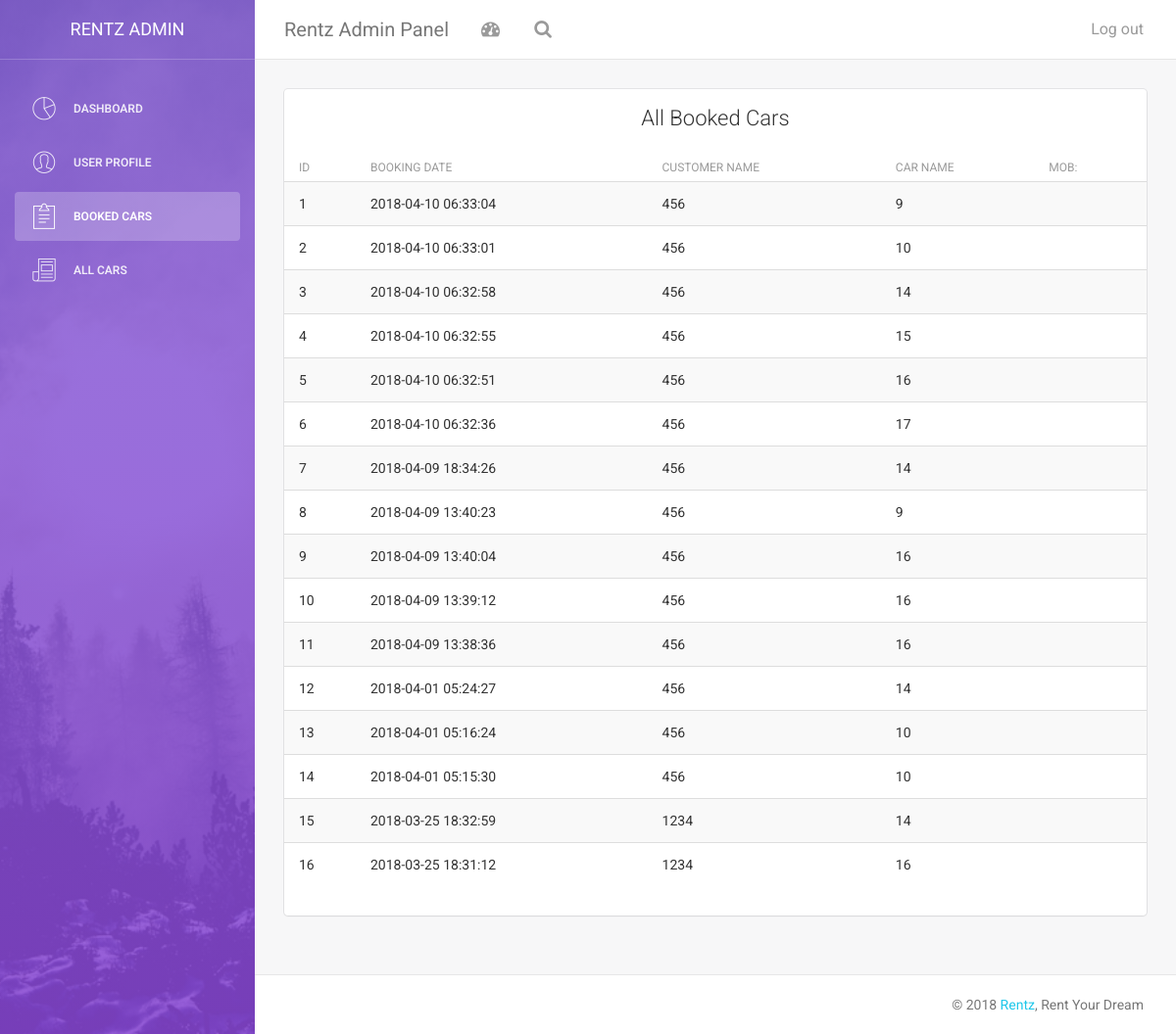
The app's page /admin/index.php?d=2 (signed in) with its own data.
### tables this page shows
CREATE TABLE IF NOT EXISTS `tbl_booking` (
  `book_id` int(11) NOT NULL AUTO_INCREMENT,
  `cars_id` int(11) NOT NULL,
  `cust_id` varchar(256) NOT NULL,
  `book_date` timestamp NOT NULL DEFAULT CURRENT_TIMESTAMP,
  `comments` text NOT NULL,
  `status` int(11) NOT NULL,
  PRIMARY KEY (`book_id`),
  KEY `cars_id` (`cars_id`),
  KEY `cust_id` (`cust_id`)
);

### config.php (called while the page is built, shortened)
<?php
$connection = mysqli_connect('localhost', 'root', '');
$select_db = mysqli_select_db($connection, 'rentz');
?>

### admin/data/data_functions.php (called while the page is built, shortened)
<?php
function get_all_users()
{	include('../config.php');
	$a=0;
	$typ=array();
	$sql="SELECT * FROM `tbl_user` ORDER BY `id` DESC";
	$result=mysqli_query($connection,$sql);
	while($row=mysqli_fetch_array($result))
	{
		$typ[$a]=array();
		$typ[$a]['id']=$row['id'];
		$typ[$a]['address']=stripslashes($row['address']);
		$typ[$a]['category']=stripslashes($row['category']);
		$typ[$a]['firstname']=stripslashes($row['firstname']);
		$typ[$a]['idphoto']=stripslashes($row['idphoto']);
		$typ[$a]['lastname']=stripslashes($row['lastname']);
		$typ[$a]['licenceno']=stripslashes($row['licenceno']);
		$typ[$a]['licencephoto']=stripslashes($row['licencephoto']);
		$typ[$a]['mobno']=stripslashes($row['mobno']);
		$typ[$a]['password']=stripslashes($row['password']);
		$typ[$a]['status']=stripslashes($row['status']);
	$a++;
	}
	return $typ;
}function get_all_bookedcars()
{	include('../config.php');
	$a=0;
	$typ=array();
	$sql="SELECT * FROM `tbl_booking` ORDER BY `book_id` DESC";
	$result=mysqli_query($connection,$sql);
	while($row=mysqli_fetch_array($result))
	{
		$typ[$a]=array();
		$typ[$a]['book_id']=$row['book_id'];
		$typ[$a]['book_date']=stripslashes($row['book_date']);
		$typ[$a]['cars_id']=stripslashes($row['cars_id']);
		$typ[$a]['comments']=stripslashes($row['comments']);
		$typ[$a]['cust_id']=stripslashes($row['cust_id']);
		$typ[$a]['status']=stripslashes($row['status']);
	$a++;
	}
	return $typ;
}
?>

### admin/pages/all_booked_cars.php (the view)
<?php
include('data/data_functions.php');
$pgs=get_all_bookedcars();
$counts=count($pgs);
?>
<div class="content table-responsive table-full-width">
                                <table class="table table-hover table-striped">
                                    <thead>
                                        <th>ID</th>
                                    	<th>Booking Date</th>
                                        <th>Customer Name</th>
                                    	<th>Car Name</th>
                                    	<th>Mob:</th>
                                    </thead>
                                    <tbody>
									<?php for($i=0;$i<$counts;$i++){?>
                                        <tr>
                                        	<td><?php echo $i+1 ?></td>
                                        	<td><?php echo $pgs[$i]['book_date']; echo "  ";?></td>
                                        	<td><?php echo $pgs[$i]['cust_id'];?></td>
                                        	<td><?php echo $pgs[$i]['cars_id'];?></td>
                                        	<td><?php echo $pgs[$i]['comments'];?></td>
                                        </tr>
                                        <?php } ?>
                                    </tbody>
                                </table>
 </div>

### admin/index.php (shortened to what this page needs)
<!doctype html>
<html lang="en">
<head>
    <link href="assets/css/bootstrap.min.css" rel="stylesheet" />
    <link href="assets/css/animate.min.css" rel="stylesheet"/>
    <link href="assets/css/light-bootstrap-dashboard.css?v=1.4.0" rel="stylesheet"/>
    <link href="assets/css/demo.css" rel="stylesheet" />
    <link href="http://maxcdn.bootstrapcdn.com/font-awesome/4.2.0/css/font-awesome.min.css" rel="stylesheet">
    <link href="assets/css/pe-icon-7-stroke.css" rel="stylesheet" />
</head>
<body>
<div class="wrapper">
    <div class="sidebar" data-color="purple" data-image="assets/img/sidebar-5.jpg">
    	<div class="sidebar-wrapper">
            <div class="logo">
                <a href="" class="simple-text">
                    Rentz Admin
                </a>
            </div>
            <ul class="nav">
                <li>
                    <a href="index.php">
                        <i class="pe-7s-graph"></i>
                        <p>Dashboard</p>
                    </a>
                </li>
                <li>
                    <a href="index.php?d=1">
                        <i class="pe-7s-user"></i>
                        <p>User Profile</p>
                    </a>
                </li>
                <li class="active">
                    <a href="index.php?d=2">
                        <i class="pe-7s-note2"></i>
                        <p>Booked Cars</p>
                    </a>
                </li>
                <li>
                    <a href="index.php?d=3">
                        <i class="pe-7s-news-paper"></i>
                        <p>All Cars</p>
                    </a>
                </li>
            </ul>
    	</div>
    </div>
    <div class="main-panel">
		<nav class="navbar navbar-default navbar-fixed">
            <div class="container-fluid">
                <div class="navbar-header">
                    <a class="navbar-brand" href="#">Rentz Admin Panel</a>
                </div>
                <div class="collapse navbar-collapse">
                    <ul class="nav navbar-nav navbar-left">
                        <li>
                            <a href="#" class="dropdown-toggle" data-toggle="dropdown">
                                <i class="fa fa-dashboard"></i>
                            </a>
                        </li>
                        <li>
                           <a href="">
                                <i class="fa fa-search"></i>
                            </a>
                        </li>
                    </ul>
                    <ul class="nav navbar-nav navbar-right">
                        <li>
                            <a href="db_logout.php">
                                <p>Log out</p>
                            </a>
                        </li>
                    </ul>
                </div>
            </div>
        </nav>
<?php if(isset($_GET['d'])){
										$id=$_GET['d'];
										}
									else {
										$id=0;
										}?>
        <div class="content">
            <div class="container-fluid">
                <div class="row">
                    <div class="col-md-12">
                        <div class="card">
                            <div class="header">
                          <?php   switch($id){
							  ?>
                              <?php case 2: ?>
                               <h4 class="title" align="center">All Booked Cars</h4>
                               <?php break;?>
            				 <?php }?>
                            </div>
                            <?php
										switch($id){
											case 2:
												 include('pages/all_booked_cars.php');
											break;
											}
							?>
                        </div>
                    </div>
                </div>
            </div>
        </div>
        <footer class="footer">
            <div class="container-fluid">
                <p class="copyright pull-right">
                    &copy; <script>document.write(new Date().getFullYear())</script> <a href="">Rentz</a>, Rent Your Dream
                </p>
            </div>
        </footer>
    </div>
</div>
</body>
</html>

### records on screen
tbl_booking: book_date "2018-04-10 06:33:04", cust "456", cars "9"
tbl_booking: book_date "2018-04-10 06:33:01", cust "456", cars "10"
tbl_booking: book_date "2018-04-10 06:32:58", cust "456", cars "14"
tbl_booking: book_date "2018-04-10 06:32:55", cust "456", cars "15"
tbl_booking: book_date "2018-04-10 06:32:51", cust "456", cars "16"
tbl_booking: book_date "2018-04-10 06:32:36", cust "456", cars "17"
tbl_booking: book_date "2018-04-09 18:34:26", cust "456", cars "14"
tbl_booking: book_date "2018-04-09 13:40:23", cust "456", cars "9"
tbl_booking: book_date "2018-04-09 13:40:04", cust "456", cars "16"
tbl_booking: book_date "2018-04-09 13:39:12", cust "456", cars "16"
tbl_booking: book_date "2018-04-09 13:38:36", cust "456", cars "16"
tbl_booking: book_date "2018-04-01 05:24:27", cust "456", cars "14"
tbl_booking: book_date "2018-04-01 05:16:24", cust "456", cars "10"
tbl_booking: book_date "2018-04-01 05:15:30", cust "456", cars "10"
tbl_booking: book_date "2018-03-25 18:32:59", cust "1234", cars "14"
tbl_booking: book_date "2018-03-25 18:31:12", cust "1234", cars "16"
